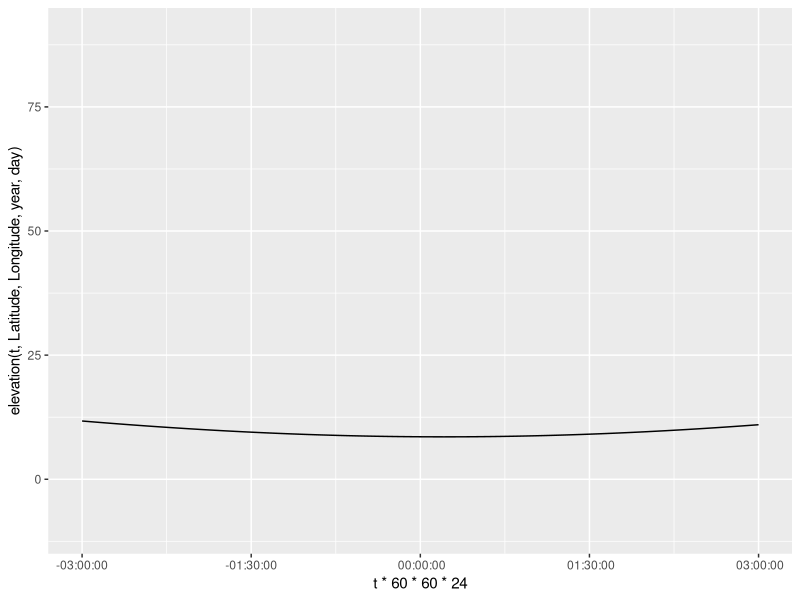
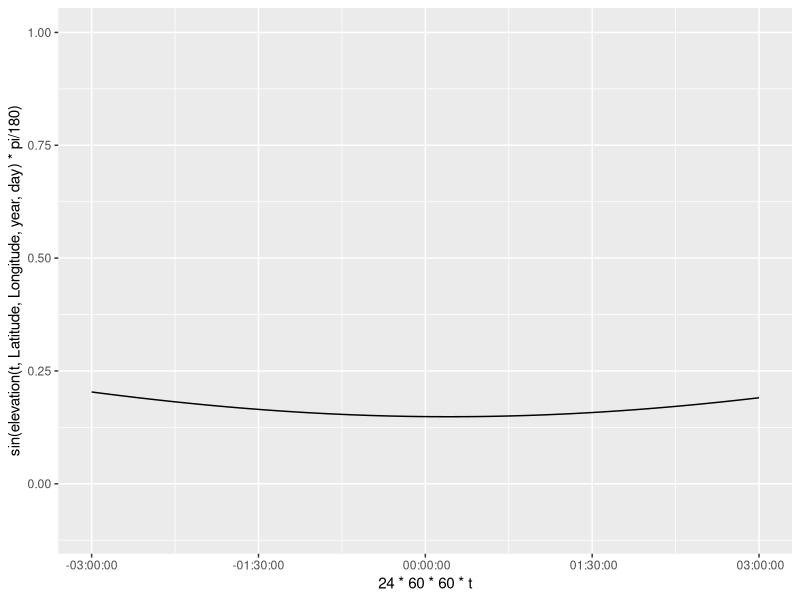
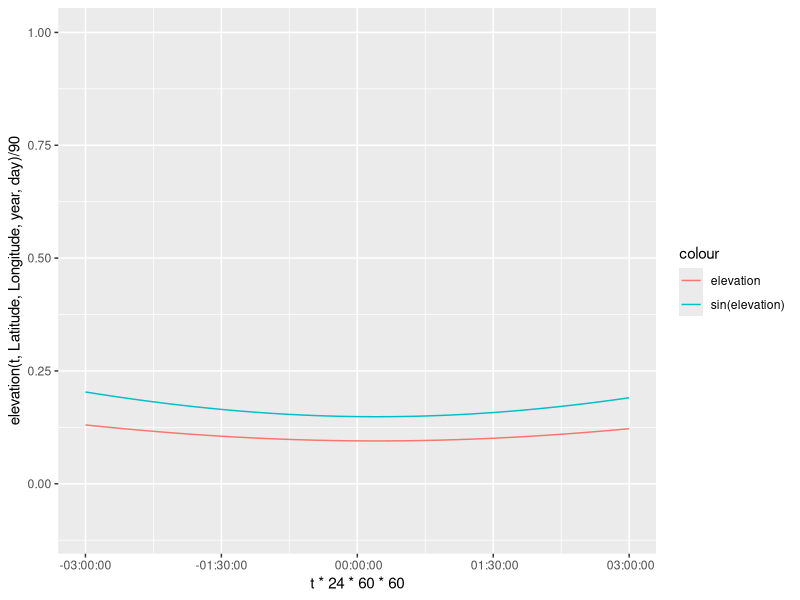
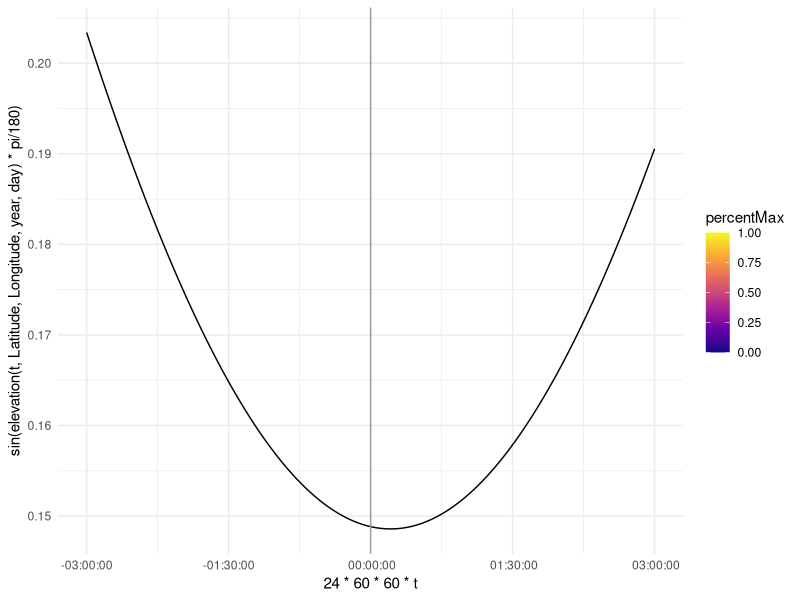
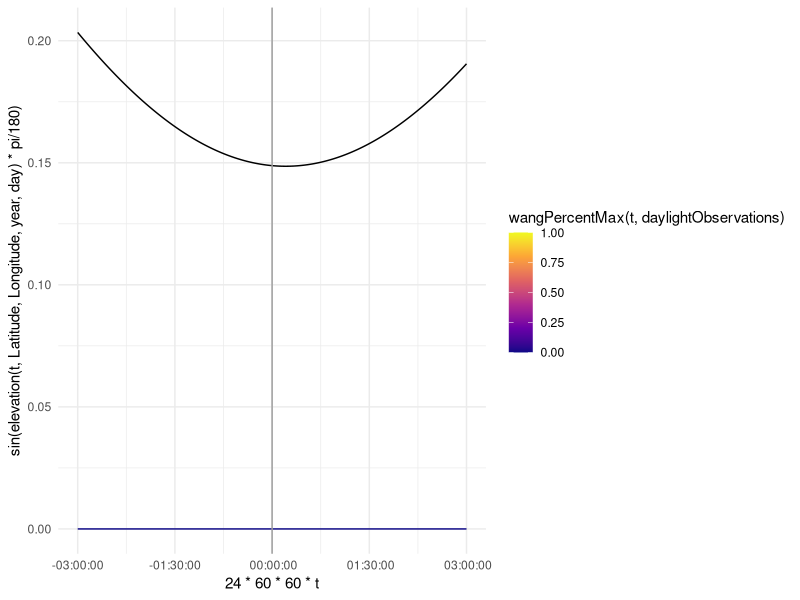

Source code (R) for these figures, in order: (Note: this script raises an error after producing the figures.)
library(ggplot2)
Latitude = -80
Longitude = 0
year = 2020
day = 27
t=.5
Sunrise = 0 #initializing for global assignment
Sunset = 0 #initializing for global assignment

elevation = function(t,Latitude,Longitude,year,day){
  #Converting the year and day to Julian Day and Century. 2454466.5 is
  #12:00 AM of Jan 1 2008. Using mid day as the average 2454467 is Jan 1 2008
  #ifelse(year == 2008, JulianDay = 2454466+day, JulianDay = 2454467+day+(year-2008)*365);
  JulianDay = 2454466+day;
  ##Calculate solar position constants for the day in question. These
  ##functions were obtained from an NOAA Solar Calculations spreadsheet.
  ##Note: the variation seen throughout a given day is so small that we can
  ##treat these as constants. More on this later.
  JulianCentury = (JulianDay-2451545)/36525;
  GeomMeanLongSunDeg = (280.46646+JulianCentury*(36000.76983+JulianCentury*.0003032))%%360;
  GeomMeanAnomSunDeg = 357.52911+JulianCentury*(35999.05029 - 0.0001537*JulianCentury);
  EccentEarthOrbit = 0.016708634-JulianCentury*(0.000042037+0.0000001267*JulianCentury);
  SunEqOfCtr = sin(pi/180*(GeomMeanAnomSunDeg))*(1.914602-JulianCentury*(0.004817+0.000014*JulianCentury))+sin(pi/180*(2*GeomMeanAnomSunDeg))*(0.019993-0.000101*JulianCentury)+sin(pi/180*(3*GeomMeanAnomSunDeg))*0.000289;
  SunTrueLongDeg = GeomMeanLongSunDeg+SunEqOfCtr;
  SunAppLongDeg = SunTrueLongDeg-0.00569-0.00478*sin(pi/180*(125.04-1934.136*JulianCentury));
  MeanObliqEclipticDeg = 23+(26+((21.448-JulianCentury*(46.815+JulianCentury*(0.00059-JulianCentury*0.001813))))/60)/60;
  ObliqCorrDeg = MeanObliqEclipticDeg+0.00256*cos(pi/180*(125.04-1934.136*JulianCentury));
  SunDeclineDeg = 180/pi*(asin(sin(pi/180*(ObliqCorrDeg))*sin(pi/180*(SunAppLongDeg))));
  vary = tan(pi/180*(ObliqCorrDeg/2))*tan(pi/180*(ObliqCorrDeg/2));
  EqOfTimeMinutes = 4*180/pi*(vary*sin(2*pi/180*(GeomMeanLongSunDeg))-2*EccentEarthOrbit*sin(pi/180*(GeomMeanAnomSunDeg))+4*EccentEarthOrbit*vary*sin(pi/180*(GeomMeanAnomSunDeg))*cos(2*pi/180*(GeomMeanLongSunDeg))-0.5*vary*vary*sin(4*pi/180*(GeomMeanLongSunDeg))-1.25*EccentEarthOrbit*EccentEarthOrbit*sin(2*pi/180*(GeomMeanAnomSunDeg)));

  ## Define maximum PAR ratio: Solar Constant*.487(%of radiation that makes up PAR)*scale(100)/Sin(90)
  MaxRatio=.487*1361*100;
  srssangle = 90;
  HAval = cos(pi/180*(srssangle))/(cos(pi/180*(Latitude))*cos(pi/180*(SunDeclineDeg)))-tan(pi/180*(Latitude))*tan(pi/180*(SunDeclineDeg));
  if (HAval <= -1){
    HASunriseDeg = 180
  } else if (HAval >= 1) {
    HASunriseDeg = 0
  } else {
    HASunriseDeg = 180/pi*acos(HAval)
  }
  SunlightDuration = HASunriseDeg/180;

  A = sin(Latitude*pi/180)*sin(SunDeclineDeg*pi/180);
  B = cos(Latitude*pi/180)*cos(SunDeclineDeg*pi/180);

  SolarNoon = (720-4*Longitude-EqOfTimeMinutes+0*60)/1440;
  assign("Sunrise", ((SolarNoon*1440-HASunriseDeg*4)/1440)%%1, envir = .GlobalEnv); #keep sunrise positive and between zero and 1
  assign("Sunset", Sunrise+SunlightDuration, envir = .GlobalEnv); #assign SR/SS to global for use in other functions

  C = EqOfTimeMinutes/4+Longitude;

  return(90-(acos(A+B*cos((t*360+C+180)*pi/180)))*180/pi)
    
}

elevation(t,Latitude,Longitude,year,day)

t = seq(Sunrise-1/8,Sunset+1/8,1/(8*100))
ggplot(data = NULL, aes(x = t*60*60*24, y = elevation(t,Latitude,Longitude,year,day)))+
  coord_cartesian(ylim = c(-10,90))+
  geom_line()+
  scale_x_time()
            
ggplot(data = NULL, aes(x = 24*60*60*t, y = sin(elevation(t,Latitude,Longitude,year,day)*pi/180)))+
  coord_cartesian(ylim = c(-.1,1))+
  geom_line()+
  scale_x_time()

ggplot(data = NULL, aes(x = t*24*60*60, y = elevation(t,Latitude,Longitude,year,day)/90, col = "elevation"))+
  coord_cartesian(ylim = c(-.1,1))+
  geom_line()+
  geom_line(data = NULL, aes(x = 24*60*60*t, y = sin(elevation(t,Latitude,Longitude,year,day)*pi/180), col = "sin(elevation)"))+
  labs()+
  scale_x_time()


###Creating projections from each observation

#Max PAR: .487*1361/sin(elevation)
library(tidyverse)

time = c(0,1/8,2/8,3/8,4/8,5/8,6/8,7/8)
time = time+ceiling(Sunrise*8)/8
observations = tibble(time, elevation(time, Latitude, Longitude, year, day))
observations = observations %>%
  select(time, elevation = `elevation(time, Latitude, Longitude, year, day)`)

daylightObservations = observations %>%
  mutate(maxPAR = .487*1361*sin(elevation*pi/180)) %>%
  filter(time < Sunset)

daylightObservations = daylightObservations %>%
  mutate(PAR = runif(dim(daylightObservations)[1], min = 0, max = 1)*maxPAR)

daylightObservations = daylightObservations %>%
  mutate(percentMax = PAR/maxPAR)
  
##add vector to indicate Sunrise and Sunset
timeSS = c(Sunrise, Sunset)

ggplot(data = NULL, aes(x = 24*60*60*t, y = sin(elevation(t,Latitude,Longitude,year,day)*pi/180)))+
  #coord_cartesian(ylim = c(-.1,1))+
  geom_line()+
  scale_x_time()+
  geom_point(data = daylightObservations, aes(x = time*24*60*60, y = PAR/(.487*1361), color = percentMax))+
  scale_color_viridis_c(option = "C", limits = c(0,1))+
  geom_vline(xintercept = timeSS*24*60*60 , color = 8)+
  theme_minimal()

###Creating a function that will plot the Wang et al. algorithm for each point

wangInstPAR = function(t, daylightObservations){
  l = dim(daylightObservations)[1]
  if (l == 0){
    return(rep(0,length(t)))
  }
  wangt = tibble(t) %>%
    mutate(notInDay = t < Sunrise | t > Sunset)
  if (l >= 1){
    wangt = wangt %>%
      mutate(overpass1 = as.numeric(daylightObservations[1,1]),
             PAR1 = as.numeric(daylightObservations[1,4]))
  }
  if (l >= 2){
    wangt = wangt %>%
      mutate(overpass2 = as.numeric(daylightObservations[2,1]),
             PAR2 = as.numeric(daylightObservations[2,4]))
  }
  if (l >= 3){
    wangt = wangt %>%
      mutate(overpass3 = as.numeric(daylightObservations[3,1]),
             PAR3 = as.numeric(daylightObservations[3,4]))
  }
  if (l >= 4){
    wangt = wangt %>%
      mutate(overpass4 = as.numeric(daylightObservations[4,1]),
             PAR4 = as.numeric(daylightObservations[4,4]))
  }
  if (l >= 5){
    wangt = wangt %>%
      mutate(overpass5 = as.numeric(daylightObservations[5,1]),
             PAR5 = as.numeric(daylightObservations[5,4]))
  }
  if (l >= 6){
    wangt = wangt %>%
      mutate(overpass6 = as.numeric(daylightObservations[6,1]),
             PAR6 = as.numeric(daylightObservations[6,4]))
  }
  if (l >= 7){
    wangt = wangt %>%
      mutate(overpass7 = as.numeric(daylightObservations[7,1]),
             PAR7 = as.numeric(daylightObservations[7,4]))
  }
  if (l >= 8){
    wangt = wangt %>%
      mutate(overpass8 = as.numeric(daylightObservations[8,1]),
             PAR8 = as.numeric(daylightObservations[8,4]))
  }
  
  # create index and initialize instPAR column
  wangt = wangt %>%
    mutate(instPAR = round((t-Sunrise+1/8)*800+1))
  
  #identify times before sunrise
  group = wangt %>%
    filter(t<=Sunrise) %>%
    select(instPAR)
  #set instPAR equal to 0.
  wangt$instPAR[group$instPAR] = 0
  
  #identify times after sunset
  group = wangt %>%
    filter(t>= Sunset) %>%
    select(instPAR)
  #set instPAR equal to 0.
  wangt$instPAR[group$instPAR] = 0
  
  if (l >= 1){
    #identify times between sunrise and first observation
    group = wangt %>%
      filter(t>Sunrise & t<=overpass1) %>%
      select(instPAR)
    #calculate instPAR (eq. 6.2)
    wangt$instPAR[group$instPAR] = as_vector(wangt$PAR1*(sin((wangt$t-Sunrise)*pi/(Sunset-Sunrise))/sin((wangt$overpass1-Sunrise)*pi/(Sunset-Sunrise))))[group$instPAR]
  }
  
  if (l >= 2){
    #identify times between first and second observation
    group = wangt %>%
      filter(t>overpass1 & t<=overpass2) %>%
      select(instPAR)
    #calculate instPAR (eq. 6.4)
    wangt$instPAR[group$instPAR] = as_vector((wangt$overpass2-wangt$t)/(wangt$overpass2-wangt$overpass1)*(wangt$PAR1*(sin((wangt$t-Sunrise)*pi/(Sunset-Sunrise))/sin((wangt$overpass1-Sunrise)*pi/(Sunset-Sunrise))))+
                                               (wangt$t-wangt$overpass1)/(wangt$overpass2-wangt$overpass1)*(wangt$PAR2*(sin((wangt$t-Sunrise)*pi/(Sunset-Sunrise))/sin((wangt$overpass2-Sunrise)*pi/(Sunset-Sunrise)))))[group$instPAR]
  }
  
  if (l >= 3){
    #identify times between second and third observation
    group = wangt %>%
      filter(t>overpass2 & t<=overpass3) %>%
      select(instPAR)
    #calculate instPAR (eq. 6.4)
    wangt$instPAR[group$instPAR] = as_vector((wangt$overpass3-wangt$t)/(wangt$overpass3-wangt$overpass2)*(wangt$PAR2*(sin((wangt$t-Sunrise)*pi/(Sunset-Sunrise))/sin((wangt$overpass2-Sunrise)*pi/(Sunset-Sunrise))))+
                                               (wangt$t-wangt$overpass2)/(wangt$overpass3-wangt$overpass2)*(wangt$PAR3*(sin((wangt$t-Sunrise)*pi/(Sunset-Sunrise))/sin((wangt$overpass3-Sunrise)*pi/(Sunset-Sunrise)))))[group$instPAR]
  }
  
  if (l >= 4){
    #identify times between third and forth observation
    group = wangt %>%
      filter(t>overpass3 & t<=overpass4) %>%
      select(instPAR)
    #calculate instPAR (eq. 6.4)
    wangt$instPAR[group$instPAR] = as_vector((wangt$overpass4-wangt$t)/(wangt$overpass4-wangt$overpass3)*(wangt$PAR3*(sin((wangt$t-Sunrise)*pi/(Sunset-Sunrise))/sin((wangt$overpass3-Sunrise)*pi/(Sunset-Sunrise))))+
                                               (wangt$t-wangt$overpass3)/(wangt$overpass4-wangt$overpass3)*(wangt$PAR4*(sin((wangt$t-Sunrise)*pi/(Sunset-Sunrise))/sin((wangt$overpass4-Sunrise)*pi/(Sunset-Sunrise)))))[group$instPAR]
  }
  
  if (l >= 5){
    #identify times between forth and fifth observation
    group = wangt %>%
      filter(t>overpass4 & t<=overpass5) %>%
      select(instPAR)
    #calculate instPAR (eq. 6.4)
    wangt$instPAR[group$instPAR] = as_vector((wangt$overpass5-wangt$t)/(wangt$overpass5-wangt$overpass4)*(wangt$PAR4*(sin((wangt$t-Sunrise)*pi/(Sunset-Sunrise))/sin((wangt$overpass4-Sunrise)*pi/(Sunset-Sunrise))))+
                                               (wangt$t-wangt$overpass4)/(wangt$overpass5-wangt$overpass4)*(wangt$PAR5*(sin((wangt$t-Sunrise)*pi/(Sunset-Sunrise))/sin((wangt$overpass5-Sunrise)*pi/(Sunset-Sunrise)))))[group$instPAR]
  }
  
  if (l >= 6){
    #identify times between fifth and sixth observation
    group = wangt %>%
      filter(t>overpass5 & t<=overpass6) %>%
      select(instPAR)
    #calculate instPAR (eq. 6.4)
    wangt$instPAR[group$instPAR] = as_vector((wangt$overpass6-wangt$t)/(wangt$overpass6-wangt$overpass5)*(wangt$PAR5*(sin((wangt$t-Sunrise)*pi/(Sunset-Sunrise))/sin((wangt$overpass5-Sunrise)*pi/(Sunset-Sunrise))))+
                                               (wangt$t-wangt$overpass5)/(wangt$overpass6-wangt$overpass5)*(wangt$PAR6*(sin((wangt$t-Sunrise)*pi/(Sunset-Sunrise))/sin((wangt$overpass6-Sunrise)*pi/(Sunset-Sunrise)))))[group$instPAR]
  }
  
  if (l >= 7){
    #identify times between sixth and seventh observation
    group = wangt %>%
      filter(t>overpass6 & t<=overpass7) %>%
      select(instPAR)
    #calculate instPAR (eq. 6.4)
    wangt$instPAR[group$instPAR] = as_vector((wangt$overpass7-wangt$t)/(wangt$overpass7-wangt$overpass6)*(wangt$PAR6*(sin((wangt$t-Sunrise)*pi/(Sunset-Sunrise))/sin((wangt$overpass6-Sunrise)*pi/(Sunset-Sunrise))))+
                                               (wangt$t-wangt$overpass6)/(wangt$overpass7-wangt$overpass6)*(wangt$PAR7*(sin((wangt$t-Sunrise)*pi/(Sunset-Sunrise))/sin((wangt$overpass7-Sunrise)*pi/(Sunset-Sunrise)))))[group$instPAR]
  }
  
  if (l >= 8){
    #identify times between seventh and eigth observation
    group = wangt %>%
      filter(t>overpass7 & t<=overpass8) %>%
      select(instPAR)
    #calculate instPAR (eq. 6.4)
    wangt$instPAR[group$instPAR] = as_vector((wangt$overpass8-wangt$t)/(wangt$overpass8-wangt$overpass7)*(wangt$PAR7*(sin((wangt$t-Sunrise)*pi/(Sunset-Sunrise))/sin((wangt$overpass7-Sunrise)*pi/(Sunset-Sunrise))))+
                                               (wangt$t-wangt$overpass7)/(wangt$overpass8-wangt$overpass7)*(wangt$PAR8*(sin((wangt$t-Sunrise)*pi/(Sunset-Sunrise))/sin((wangt$overpass8-Sunrise)*pi/(Sunset-Sunrise)))))[group$instPAR]
  }
  
  #find last observation before Sunset
  if (l == 1){
    #identify times between last observation and Sunset
    group = wangt %>%
      filter(t>overpass1 & t<=Sunset) %>%
      select(instPAR)
    #calculate instPAR (eq. 6.2)
    wangt$instPAR[group$instPAR] = as_vector(wangt$PAR1*(sin((wangt$t-Sunrise)*pi/(Sunset-Sunrise))/sin((wangt$overpass1-Sunrise)*pi/(Sunset-Sunrise))))[group$instPAR]
  } else if (l == 2){
    #identify times between last observation and Sunset
    group = wangt %>%
      filter(t>overpass2 & t<=Sunset) %>%
      select(instPAR)
    #calculate instPAR (eq. 6.2)
    wangt$instPAR[group$instPAR] = as_vector(wangt$PAR2*(sin((wangt$t-Sunrise)*pi/(Sunset-Sunrise))/sin((wangt$overpass2-Sunrise)*pi/(Sunset-Sunrise))))[group$instPAR]
  } else if (l == 3){
    #identify times between last observation and Sunset
    group = wangt %>%
      filter(t>overpass3 & t<=Sunset) %>%
      select(instPAR)
    #calculate instPAR (eq. 6.2)
    wangt$instPAR[group$instPAR] = as_vector(wangt$PAR3*(sin((wangt$t-Sunrise)*pi/(Sunset-Sunrise))/sin((wangt$overpass3-Sunrise)*pi/(Sunset-Sunrise))))[group$instPAR]
  } else if (l == 4){
    #identify times between last observation and Sunset
    group = wangt %>%
      filter(t>overpass4 & t<=Sunset) %>%
      select(instPAR)
    #calculate instPAR (eq. 6.2)
    wangt$instPAR[group$instPAR] = as_vector(wangt$PAR4*(sin((wangt$t-Sunrise)*pi/(Sunset-Sunrise))/sin((wangt$overpass4-Sunrise)*pi/(Sunset-Sunrise))))[group$instPAR]
  } else if (l == 5){
    #identify times between last observation and Sunset
    group = wangt %>%
      filter(t>overpass5 & t<=Sunset) %>%
      select(instPAR)
    #calculate instPAR (eq. 6.2)
    wangt$instPAR[group$instPAR] = as_vector(wangt$PAR5*(sin((wangt$t-Sunrise)*pi/(Sunset-Sunrise))/sin((wangt$overpass5-Sunrise)*pi/(Sunset-Sunrise))))[group$instPAR]
  } else if (l == 6){
    #identify times between last observation and Sunset
    group = wangt %>%
      filter(t>overpass6 & t<=Sunset) %>%
      select(instPAR)
    #calculate instPAR (eq. 6.2)
    wangt$instPAR[group$instPAR] = as_vector(wangt$PAR6*(sin((wangt$t-Sunrise)*pi/(Sunset-Sunrise))/sin((wangt$overpass6-Sunrise)*pi/(Sunset-Sunrise))))[group$instPAR]
  } else if (l == 7){
    #identify times between last observation and Sunset
    group = wangt %>%
      filter(t>overpass7 & t<=Sunset) %>%
      select(instPAR)
    #calculate instPAR (eq. 6.2)
    wangt$instPAR[group$instPAR] = as_vector(wangt$PAR7*(sin((wangt$t-Sunrise)*pi/(Sunset-Sunrise))/sin((wangt$overpass7-Sunrise)*pi/(Sunset-Sunrise))))[group$instPAR]
  } else if (l == 8){
    #identify times between last observation and Sunset
    group = wangt %>%
      filter(t>overpass8 & t<=Sunset) %>%
      select(instPAR)
    #calculate instPAR (eq. 6.2)
    wangt$instPAR[group$instPAR] = as_vector(wangt$PAR8*(sin((wangt$t-Sunrise)*pi/(Sunset-Sunrise))/sin((wangt$overpass8-Sunrise)*pi/(Sunset-Sunrise))))[group$instPAR]
  }
  
  return(wangt$instPAR)
}

wangPercentMax = function(t, daylightObservations){
  wangPercentMaxt = tibble(wangInstPAR(t, daylightObservations)) %>%
    select(InstPAR = 'wangInstPAR(t, daylightObservations)') %>%
    mutate(t = t,
           elevation = elevation(t, Latitude, Longitude, year, day),
           maxPAR = sin(elevation*pi/180)*.487*1361)
  wangPercentMaxt = wangPercentMaxt %>%
    mutate(percentMax = InstPAR/maxPAR)
  return(wangPercentMaxt$percentMax)
}



ggplot(data = NULL, aes(x = 24*60*60*t, y = sin(elevation(t,Latitude,Longitude,year,day)*pi/180)))+
  #coord_cartesian(ylim = c(-.1,1))+
  geom_line()+
  scale_x_time()+
  geom_line(data = NULL, aes(x = 24*60*60*t, y = wangInstPAR(t, daylightObservations)/(.487*1361), color = wangPercentMax(t, daylightObservations)))+
  geom_point(data = daylightObservations, aes(x = time*24*60*60, y = PAR/(.487*1361), color = percentMax))+
  scale_color_viridis_c(option = "C", limits = c(0,1))+
  geom_vline(xintercept = timeSS*24*60*60, color = 8)+
  theme_minimal()


##create sky based on instPAR percentage of max and raw value (black at night, blue-gray during high-low par/high sun, red at sunset)

sky = tibble(t)

# t[101]=Sunrise
#Sunset = length-100

ggplot(data = NULL, aes(x = 24*60*60*t, y = sin(elevation(t,Latitude,Longitude,year,day)*pi/180)))+
  #coord_cartesian(ylim = c(-.1,1))+
  geom_line()+
  geom_vline(xintercept = 1:3, data =  ,aes())+
  scale_x_time()+
  geom_point(data = daylightObservations, aes(x = time*24*60*60, y = max_PAR/(.487*1361), color = percentMax))+
  scale_color_viridis_c(option = "C")+
  geom_point(data = observationsSS, aes(x = time*24*60*60,  y = max_PAR/(.487*1361)), color = 2)+
  theme_minimal()
